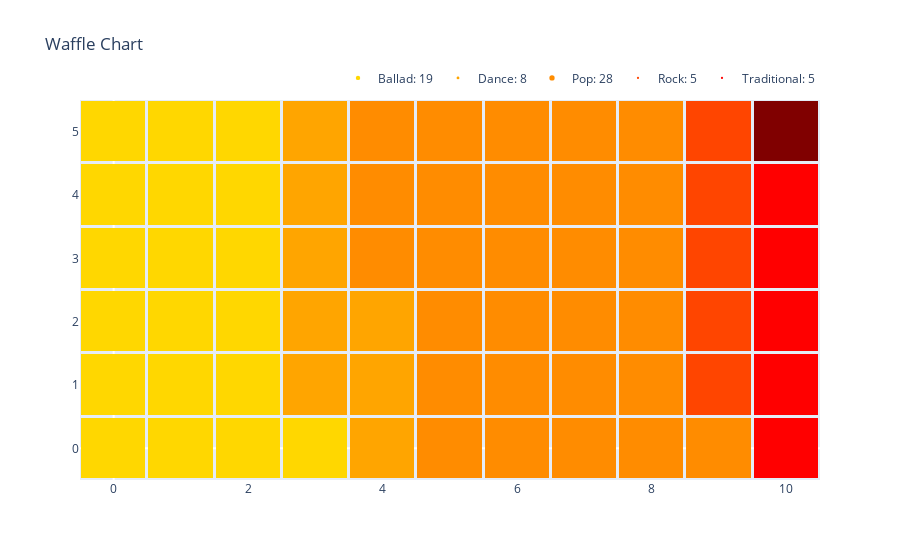

Source (notebook cell):
### Code cell
# importar librerías
import plotly.graph_objects as go
import numpy as np

# definir categorías y proporciones
categories = df_pcb.index.values
category_proportions = (df_pcb['Total']/df_pcb['Total'].sum()).values

# definir dimensiones del waffle chart
width = int(np.ceil((df_pcb.sum()/12)*2).values[0])
height = int(np.ceil((df_pcb.sum()/12)).values[0])

# calcular número total de celdas
total_num_tiles = width * height

# calcular número de celdas por categoría
tiles_per_category = [round(proportion * total_num_tiles) for proportion in category_proportions]

# crear matriz para el waffle chart
waffle_chart = np.zeros((height, width))

# índices que recorren la estructura
category_index = 0
tile_index = 0

# poblar el waffle chart
for col in range(width):
    for row in range(height):
        tile_index += 1

        # si el número de celdas para la categoría actual es igual a las celdas asignadas...
        if tile_index > sum(tiles_per_category[0:category_index]):
            # ...se continúa con la siguiente categoría
            category_index += 1       
            
        # Se asigna el valor de la categoría actual a las coordenadas row,col
        waffle_chart[row, col] = category_index
        
# crear lista de colores para cada categoría
colors =  ['#FFD700', '#FFA500', '#FF8C00', '#FF4500', '#FF0000', '#800000']

# crear lista de texto para cada categoría
text = df_pcb.index.values
# crear el waffle chart con plotly
fig = go.Figure(data=go.Heatmap(z=waffle_chart, text=text, hoverinfo='text',  xgap=3, ygap=3,
                            showscale=False,colorscale=colors))


# actualizar estilo del gráfico
fig.update_layout(
    title='Waffle Chart',
    xaxis_showgrid=False,
    yaxis_showgrid=False,
   
)
for i, tiles in enumerate(tiles_per_category):
    fig.add_trace(go.Scatter(
        x=[None],
        y=[None],
        mode='markers',
        marker=dict(size=math.sqrt(tiles), color=colors[i]),
        name=df_pcb.index.values[i] + ': ' + str(tiles)
    ))

# Actualizar la configuración del diseño para agregar la leyenda
fig.update_layout(
     title='Waffle Chart',
    legend=dict(
        orientation="h",
        yanchor="bottom",
        y=1.02,
        xanchor="right",
        x=1
    )
)
# mostrar el gráfico
fig.show()

### Figure 1 — Plotly figure (JSON) as saved in the notebook; plotly's stock layout.template omitted (floating-point values rounded to 4 significant figures)
{"data": [{"colorscale": [[0, "#FFD700"], [0.2, "#FFA500"], [0.4, "#FF8C00"], [0.6, "#FF4500"], [0.8, "#FF0000"], [1, "#800000"]], "hoverinfo": "text", "showscale": false, "text": ["Ballad", "Dance", "Pop", "Rock", "Traditional"], "type": "heatmap", "xgap": 3, "ygap": 3, "z": [[1, 1, 1, 1, 2, 3, 3, 3, 3, 3, 5], [1, 1, 1, 2, 2, 3, 3, 3, 3, 4, 5], [1, 1, 1, 2, 2, 3, 3, 3, 3, 4, 5], [1, 1, 1, 2, 3, 3, 3, 3, 3, 4, 5], [1, 1, 1, 2, 3, 3, 3, 3, 3, 4, 5], [1, 1, 1, 2, 3, 3, 3, 3, 3, 4, 6]]}, {"marker": {"color": "#FFD700", "size": 4.359}, "mode": "markers", "name": "Ballad: 19", "type": "scatter", "x": [null], "y": [null]}, {"marker": {"color": "#FFA500", "size": 2.828}, "mode": "markers", "name": "Dance: 8", "type": "scatter", "x": [null], "y": [null]}, {"marker": {"color": "#FF8C00", "size": 5.292}, "mode": "markers", "name": "Pop: 28", "type": "scatter", "x": [null], "y": [null]}, {"marker": {"color": "#FF4500", "size": 2.236}, "mode": "markers", "name": "Rock: 5", "type": "scatter", "x": [null], "y": [null]}, {"marker": {"color": "#FF0000", "size": 2.236}, "mode": "markers", "name": "Traditional: 5", "type": "scatter", "x": [null], "y": [null]}], "layout": {"legend": {"orientation": "h", "x": 1, "xanchor": "right", "y": 1.02, "yanchor": "bottom"}, "title": {"text": "Waffle Chart"}, "xaxis": {"showgrid": false}, "yaxis": {"showgrid": false}}}
